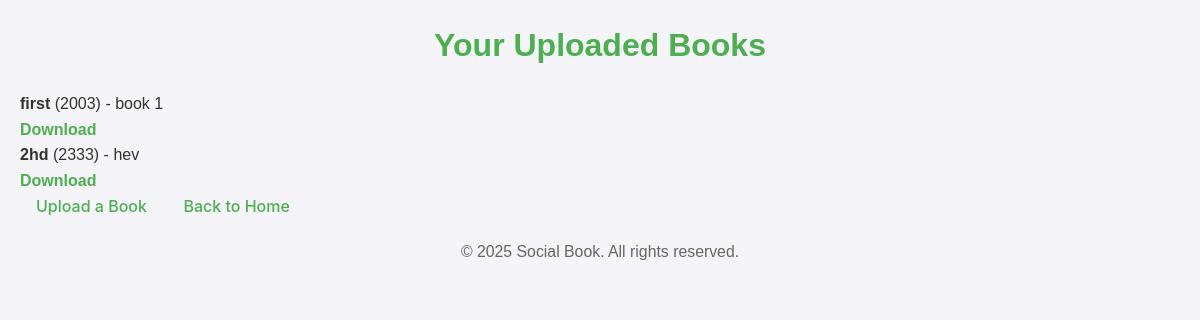
/user_registration/uploaded_files/ (signed in), run on the app's committed database.
### user_registration/upload_model.py (models this page shows, shortened)
class UploadedFile(models.Model):
    user = models.ForeignKey(
        settings.AUTH_USER_MODEL,  # Dynamically references the CustomUser model
        on_delete=models.CASCADE,
        related_name="uploaded_files",  # Allows reverse lookup: user.uploaded_files.all()
    )
    file = models.FileField(upload_to="uploads/")  # Files will be stored in 'media/uploads/'
    title = models.CharField(max_length=255)
    description = models.TextField(blank=True, null=True)
    visibility = models.BooleanField(default=True)  # Public or private visibility
    cost = models.DecimalField(max_digits=10, decimal_places=2, null=True, blank=True)
    year_published = models.PositiveIntegerField(null=True, blank=True)
    uploaded_at = models.DateTimeField(auto_now_add=True)

### user_registration/views.py (the view)
# urls.py: path("uploaded_files/", views.uploaded_files, name="uploaded_files"),
@login_required
def uploaded_files(request):
    files = request.user.uploaded_files.all()  # Fetch files uploaded by the logged-in user
    return render(request, "user_registration/uploaded_files.html", {"files": files})

### user_registration/templates/user_registration/uploaded_files.html (shortened to what this page needs)
{% load static %}
<!DOCTYPE html>
<html lang="en">
<head>
    <link href="{% static 'css/style.css' %}" rel="stylesheet">
</head>
<body>
    <h1>Your Uploaded Books</h1>
    <ul class="book-list">
        {% for file in files %}
            <li class="book-item">
                <strong>{{ file.title }}</strong> ({{ file.year_published }}) - {{ file.description }}
                <br>
                <a href="{{ file.file.url }}" class="download-link">Download</a>
            </li>
        {% empty %}
            <li class="no-books">Sorry! No Books Uploaded.</li>
        {% endfor %}
    </ul>
    <div class="actions">
        <a href="{% url 'upload_file' %}" class="btn">Upload a Book</a>
        <a href="{% url 'home' %}" class="btn btn-secondary">Back to Home</a>
    </div>
       <footer>
        <p>&copy; 2025 Social Book. All rights reserved.</p>
    </footer>
</body>
</html>

### data on the page
UploadedFile: title "first", year_published "2003", description "book 1"
UploadedFile: title "2hd", year_published "2333", description "hev"
